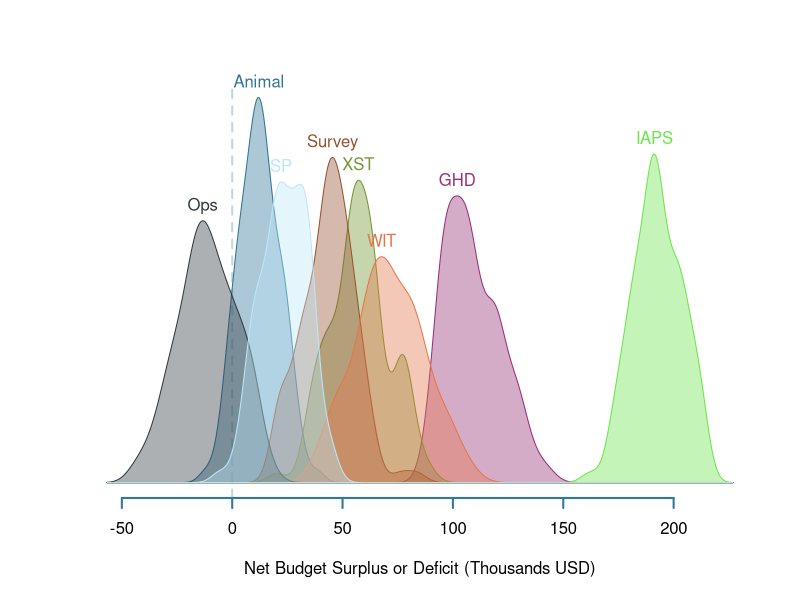
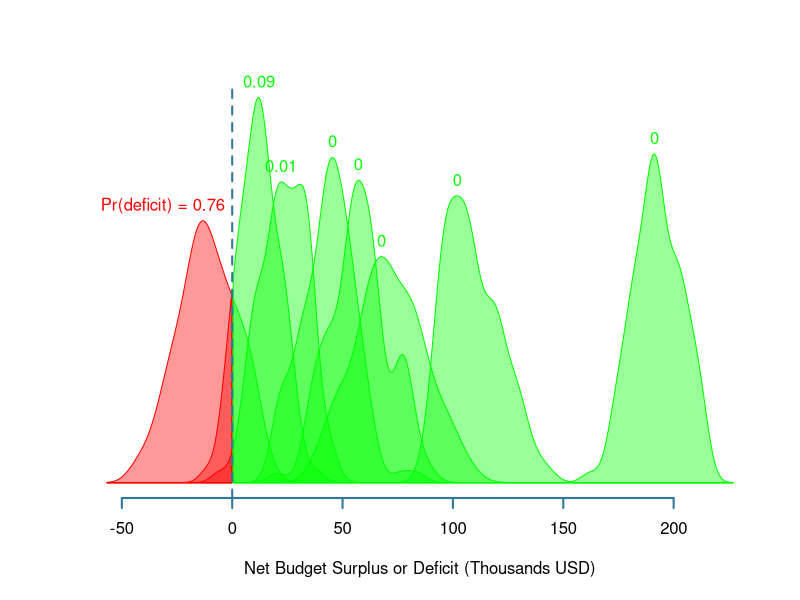

Write the R code that produced these figures, in order.
set.seed(1)
teams <-  c("Animal", "GHD", "XST", "Survey", "WIT", "IAPS", "Ops", "SP")
cols <- c("#307496", "#963074", "#749630", "#965230", "#E4764B", "#6CE44B", "#303a40", "#bde6f8")
n <- length(teams)
mus <- rexp(n) * (rbinom(n, 1, 0.3) - 1/2) + 0.5
sds <- rlnorm(n, mean = -2, sd = 0.2)
obs <- lapply(1:n, function(i) rnorm(1E2, mus[i], sds[i]) * 100)
rx <- range(c(obs))
rx <- (rx - mean(rx)) * 1.1 + mean(rx)
kdes <- lapply(obs, density, from = rx[1], to = rx[2])
kdesx <- sapply(kdes, function(x) x$x)
kdesy <- sapply(kdes, function(y) y$y)
plot(NULL, NULL, xlim = range(kdesx), ylim = c(0, max(kdesy)), xlab = "Net Budget Surplus or Deficit (Thousands USD)", 
     ylab = "", yaxt = "n", xaxt = "n", frame = F)
axis(1, col = "#337799", lwd = 2)
abline(v = 0, lty = 2, lwd = 2, col = adjustcolor("#337799", 0.3))
for(i in 1:n){
  polygon(x = c(kdesx[,i], rev(kdesx[,i])),
          y = c(kdesy[,i], rep(0, length(kdesx[,i]))), 
                col = adjustcolor(cols[i], 0.4), border = cols[i])
  maxy <- max(kdesy[,i])
  maxx <- kdesx[which.max(kdesy[,i]),i]
  text(x = maxx, y = maxy, pos = 3, col = cols[i], teams[i], xpd = NA)
}

plot(NULL, NULL, xlim = range(kdesx), ylim = c(0, max(kdesy)), xlab = "Net Budget Surplus or Deficit (Thousands USD)", 
     ylab = "", yaxt = "n", xaxt = "n", frame = F)
axis(1, col = "#337799", lwd = 2)
prob_neg <- sapply(obs, function(x) mean(x < 0))
for(i in 1:n){
  negx <- kdesx[,i] < 0
  posx <- !negx
  polygon(x = c(kdesx[negx,i], rev(kdesx[negx,i])),
          y = c(kdesy[negx,i], rep(0, length(kdesx[negx,i]))), 
          col = adjustcolor("red", 0.4), border = "red")
  polygon(x = c(kdesx[!negx,i], rev(kdesx[!negx,i])),
          y = c(kdesy[!negx,i], rep(0, length(kdesx[!negx,i]))), 
          col = adjustcolor("green", 0.4), border = "green")
  maxy <- max(kdesy[,i])
  maxx <- kdesx[which.max(kdesy[,i]),i]
  text(x = ifelse(i == which.max(prob_neg), maxx - 18, maxx), 
       y = maxy, pos = 3, col = c("red", "green")[(prob_neg[i] < 0.5)+1], 
       labels = ifelse(i == which.max(prob_neg), 
                       paste0("Pr(deficit) = ", prob_neg[which.max(prob_neg)]), 
                       prob_neg[i]), 
       xpd = NA)
}
abline(v = 0, lty = 2, lwd = 2, col = adjustcolor("#337799", 1))

